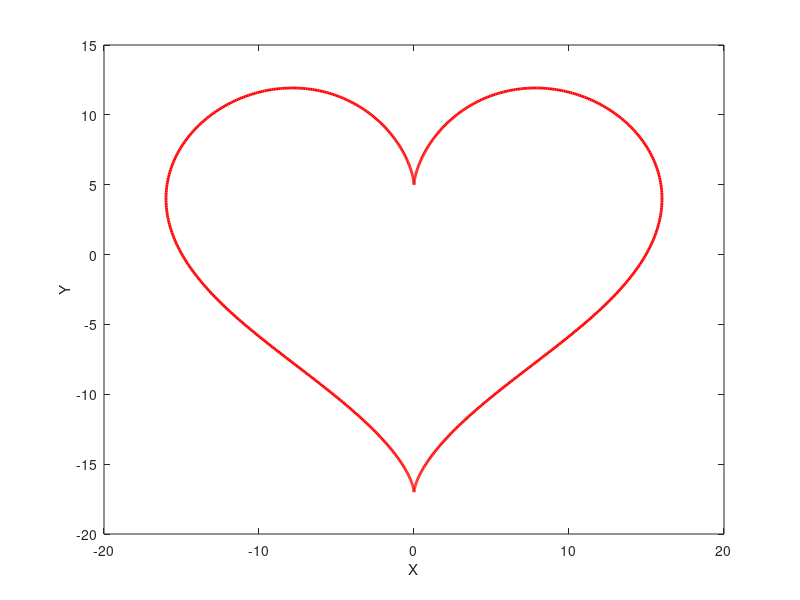

Write MATLAB code to recreate this figure. (Note: this script raises an error after producing the figure.)

% Plot something and use makefig4latex to convert to latex (and compile a
% pdf).

t = linspace(0, 2*pi, 1000);
x = 16 * sin(t).^3;
y = 13 * cos(t) - 5 * cos(2*t) - 2 * cos(3*t) - cos(4*t);

plot(x, y, 'r', 'LineWidth', 2);
xlabel('X');
ylabel('Y');

name = 'i_love_tikz'; % Name of your plot (without any extension).
path = './'; % Where you wanna have your plot. './' stands for current folder.
makepdf_flag = true; % Compile a pdf.
delete_files_flag = false; % Do not delete latex file after compilation.
sans_serif_flag = false; % Use serif font family (times)
width = 1; % Its only practical use is controlling the font size relative to the plot.

makefig4latex(name, path, makepdf_flag, delete_files_flag, sans_serif_flag, width);
